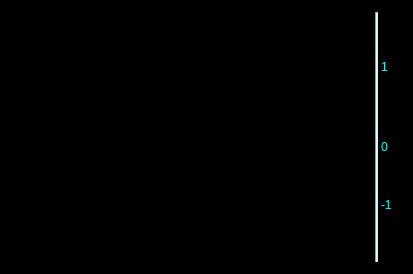
            <widget class="QFrame" name="frame_20">
             <property name="sizePolicy">
              <sizepolicy hsizetype="Expanding" vsizetype="Expanding">
               <horstretch>0</horstretch>
               <verstretch>0</verstretch>
              </sizepolicy>
             </property>
             <property name="palette">
              <palette>
               <active>
                <colorrole role="Button">
                 <brush brushstyle="SolidPattern">
                  <color alpha="255">
                   <red>0</red>
                   <green>0</green>
                   <blue>0</blue>
                  </color>
                 </brush>
                </colorrole>
                <colorrole role="Base">
                 <brush brushstyle="SolidPattern">
                  <color alpha="255">
                   <red>0</red>
                   <green>0</green>
                   <blue>0</blue>
                  </color>
                 </brush>
                </colorrole>
                <colorrole role="Window">
                 <brush brushstyle="SolidPattern">
                  <color alpha="255">
                   <red>0</red>
                   <green>0</green>
                   <blue>0</blue>
                  </color>
                 </brush>
                </colorrole>
               </active>
               <inactive>
                <colorrole role="Button">
                 <brush brushstyle="SolidPattern">
                  <color alpha="255">
                   <red>0</red>
                   <green>0</green>
                   <blue>0</blue>
                  </color>
                 </brush>
                </colorrole>
                <colorrole role="Base">
                 <brush brushstyle="SolidPattern">
                  <color alpha="255">
                   <red>0</red>
                   <green>0</green>
                   <blue>0</blue>
                  </color>
                 </brush>
                </colorrole>
                <colorrole role="Window">
                 <brush brushstyle="SolidPattern">
                  <color alpha="255">
                   <red>0</red>
                   <green>0</green>
                   <blue>0</blue>
                  </color>
                 </brush>
                </colorrole>
               </inactive>
               <disabled>
                <colorrole role="Button">
                 <brush brushstyle="SolidPattern">
                  <color alpha="255">
                   <red>0</red>
                   <green>0</green>
                   <blue>0</blue>
                  </color>
                 </brush>
                </colorrole>
                <colorrole role="Base">
                 <brush brushstyle="SolidPattern">
                  <color alpha="255">
                   <red>0</red>
                   <green>0</green>
                   <blue>0</blue>
                  </color>
                 </brush>
                </colorrole>
                <colorrole role="Window">
                 <brush brushstyle="SolidPattern">
                  <color alpha="255">
                   <red>0</red>
                   <green>0</green>
                   <blue>0</blue>
                  </color>
                 </brush>
                </colorrole>
               </disabled>
              </palette>
             </property>
             <property name="autoFillBackground">
              <bool>false</bool>
             </property>
             <property name="styleSheet">
              <string notr="true">background-color: rgb(0, 0, 0);</string>
             </property>
             <property name="frameShape">
              <enum>QFrame::StyledPanel</enum>
             </property>
             <property name="frameShadow">
              <enum>QFrame::Raised</enum>
             </property>
             <layout class="QHBoxLayout" name="horizontalLayout_12">
              <item>
               <layout class="QHBoxLayout" name="horizontalLayout_9">
                <property name="spacing">
                 <number>3</number>
                </property>
                <item>
                 <widget class="PyDMWaveformPlot" name="wfpBRawPlusWeight">
                  <property name="sizePolicy">
                   <sizepolicy hsizetype="Minimum" vsizetype="Minimum">
                    <horstretch>0</horstretch>
                    <verstretch>0</verstretch>
                   </sizepolicy>
                  </property>
                  <property name="minimumSize">
                   <size>
                    <width>360</width>
                    <height>250</height>
                   </size>
                  </property>
                  <property name="toolTip">
                   <string/>
                  </property>
                  <property name="whatsThis">
                   <string>
    PyDMWaveformPlot is a widget to plot one or more waveforms.

    Each curve can plot either a Y-axis waveform vs. its indices,
    or a Y-axis waveform against an X-axis waveform.

    Parameters
    ----------
    parent : optional
        The parent of this widget.
    init_x_channels: optional
        init_x_channels can be a string with the address for a channel,
        or a list of strings, each containing an address for a channel.
        If not specified, y-axis waveforms will be plotted against their
        indices. If a list is specified for both init_x_channels and
        init_y_channels, they both must have the same length.
        If a single x channel was specified, and a list of y channels are
        specified, all y channels will be plotted against the same x channel.
    init_y_channels: optional
        init_y_channels can be a string with the address for a channel,
        or a list of strings, each containing an address for a channel.
        If a list is specified for both init_x_channels and init_y_channels,
        they both must have the same length.
        If a single x channel was specified, and a list of y channels are
        specified, all y channels will be plotted against the same x channel.
    background: optional
        The background color for the plot.  Accepts any arguments that
        pyqtgraph.mkColor will accept.
    </string>
                  </property>
                  <property name="axisColor">
                   <color>
                    <red>155</red>
                    <green>155</green>
                    <blue>155</blue>
                   </color>
                  </property>
                  <property name="yAxes">
                   <stringlist>
                    <string>{&quot;name&quot;: &quot;Axis 1&quot;, &quot;orientation&quot;: &quot;left&quot;, &quot;minRange&quot;: -1.0, &quot;maxRange&quot;: 1.0, &quot;autoRange&quot;: true}</string>
                   </stringlist>
                  </property>
                  <property name="title" stdset="0">
                   <string>${INST}B Raw + Weight Function</string>
                  </property>
                  <property name="maxRedrawRate" stdset="0">
                   <number>30</number>
                  </property>
                  <property name="curves">
                   <stringlist>
                    <string>{&quot;y_channel&quot;: &quot;ca://BLEN:${AREA}:${POS}:${INST}B_S_R_WF&quot;, &quot;x_channel&quot;: &quot;ca://BLEN:${AREA}:${POS}:${INST}B_WF_TIME.VALA&quot;, &quot;name&quot;: &quot;${INST}B Raw Waveform&quot;, &quot;color&quot;: &quot;#00aa00&quot;, &quot;lineStyle&quot;: 1, &quot;lineWidth&quot;: 1, &quot;symbol&quot;: null, &quot;symbolSize&quot;: 10, &quot;yAxisName&quot;: &quot;Axis 1&quot;, &quot;redraw_mode&quot;: 2}</string>
                    <string>{&quot;y_channel&quot;: &quot;ca://BLEN:${AREA}:${POS}:${INST}B_SCL_VWF.AVAL&quot;, &quot;x_channel&quot;: &quot;ca://BLEN:${AREA}:${POS}:${INST}B_WF_TIME.VALA&quot;, &quot;name&quot;: &quot;${INST}B Weight Function&quot;, &quot;color&quot;: &quot;cyan&quot;, &quot;lineStyle&quot;: 2, &quot;lineWidth&quot;: 1, &quot;symbol&quot;: null, &quot;symbolSize&quot;: 10, &quot;yAxisName&quot;: &quot;Axis 1&quot;, &quot;redraw_mode&quot;: 2}</string>
                   </stringlist>
                  </property>
                  <property name="autoRangeX">
                   <bool>false</bool>
                  </property>
                  <property name="minXRange">
                   <double>-400.000000000000000</double>
                  </property>
                  <property name="maxXRange">
                   <double>6400.000000000000000</double>
                  </property>
                  <property name="autoRangeY">
                   <bool>false</bool>
                  </property>
                  <property name="minYRange">
                   <double>13500.000000000000000</double>
                  </property>
                  <property name="maxYRange">
                   <double>16400.000000000000000</double>
                  </property>
                 </widget>
                </item>
                <item>
                 <widget class="Line" name="line_3">
                  <property name="palette">
                   <palette>
                    <active>
                     <colorrole role="Button">
                      <brush brushstyle="SolidPattern">
                       <color alpha="255">
                        <red>180</red>
                        <green>255</green>
                        <blue>255</blue>
                       </color>
                      </brush>
                     </colorrole>
                     <colorrole role="Base">
                      <brush brushstyle="SolidPattern">
                       <color alpha="255">
                        <red>180</red>
                        <green>255</green>
                        <blue>255</blue>
                       </color>
                      </brush>
                     </colorrole>
                     <colorrole role="Window">
                      <brush brushstyle="SolidPattern">
                       <color alpha="255">
                        <red>180</red>
                        <green>255</green>
                        <blue>255</blue>
                       </color>
                      </brush>
                     </colorrole>
                    </active>
                    <inactive>
                     <colorrole role="Button">
                      <brush brushstyle="SolidPattern">
                       <color alpha="255">
                        <red>180</red>
                        <green>255</green>
                        <blue>255</blue>
                       </color>
                      </brush>
                     </colorrole>
                     <colorrole role="Base">
                      <brush brushstyle="SolidPattern">
                       <color alpha="255">
                        <red>180</red>
                        <green>255</green>
                        <blue>255</blue>
                       </color>
                      </brush>
                     </colorrole>
                     <colorrole role="Window">
                      <brush brushstyle="SolidPattern">
                       <color alpha="255">
                        <red>180</red>
                        <green>255</green>
                        <blue>255</blue>
                       </color>
                      </brush>
                     </colorrole>
                    </inactive>
                    <disabled>
                     <colorrole role="Button">
                      <brush brushstyle="SolidPattern">
                       <color alpha="255">
                        <red>180</red>
                        <green>255</green>
                        <blue>255</blue>
                       </color>
                      </brush>
                     </colorrole>
                     <colorrole role="Base">
                      <brush brushstyle="SolidPattern">
                       <color alpha="255">
                        <red>180</red>
                        <green>255</green>
                        <blue>255</blue>
                       </color>
                      </brush>
                     </colorrole>
                     <colorrole role="Window">
                      <brush brushstyle="SolidPattern">
                       <color alpha="255">
                        <red>180</red>
                        <green>255</green>
                        <blue>255</blue>
                       </color>
                      </brush>
                     </colorrole>
                    </disabled>
                   </palette>
                  </property>
                  <property name="styleSheet">
                   <string notr="true">background-color: rgb(180, 255, 255);</string>
                  </property>
                  <property name="lineWidth">
                   <number>1</number>
                  </property>
                  <property name="orientation">
                   <enum>Qt::Vertical</enum>
                  </property>
                 </widget>
                </item>
                <item>
                 <layout class="QVBoxLayout" name="verticalLayout_6">
                  <property name="spacing">
                   <number>0</number>
                  </property>
                  <item>
                   <spacer name="verticalSpacer_9">
                    <property name="orientation">
                     <enum>Qt::Vertical</enum>
                    </property>
                    <property name="sizeType">
                     <enum>QSizePolicy::Fixed</enum>
                    </property>
                    <property name="sizeHint" stdset="0">
                     <size>
                      <width>20</width>
                      <height>40</height>
                     </size>
                    </property>
                   </spacer>
                  </item>
                  <item>
                   <widget class="QLabel" name="label_20">
                    <property name="minimumSize">
                     <size>
                      <width>0</width>
                      <height>30</height>
                     </size>
                    </property>
                    <property name="maximumSize">
                     <size>
                      <width>16777215</width>
                      <height>30</height>
                     </size>
                    </property>
                    <property name="palette">
                     <palette>
                      <active>
                       <colorrole role="WindowText">
                        <brush brushstyle="SolidPattern">
                         <color alpha="255">
                          <red>0</red>
                          <green>255</green>
                          <blue>255</blue>
                         </color>
                        </brush>
                       </colorrole>
                       <colorrole role="Button">
                        <brush brushstyle="SolidPattern">
                         <color alpha="255">
                          <red>0</red>
                          <green>0</green>
                          <blue>0</blue>
                         </color>
                        </brush>
                       </colorrole>
                       <colorrole role="Base">
                        <brush brushstyle="SolidPattern">
                         <color alpha="255">
                          <red>0</red>
                          <green>0</green>
                          <blue>0</blue>
                         </color>
                        </brush>
                       </colorrole>
                       <colorrole role="Window">
                        <brush brushstyle="SolidPattern">
                         <color alpha="255">
                          <red>0</red>
                          <green>0</green>
                          <blue>0</blue>
                         </color>
                        </brush>
                       </colorrole>
                      </active>
                      <inactive>
                       <colorrole role="WindowText">
                        <brush brushstyle="SolidPattern">
                         <color alpha="255">
                          <red>0</red>
                          <green>255</green>
                          <blue>255</blue>
                         </color>
                        </brush>
                       </colorrole>
                       <colorrole role="Button">
                        <brush brushstyle="SolidPattern">
                         <color alpha="255">
                          <red>0</red>
                          <green>0</green>
                          <blue>0</blue>
                         </color>
                        </brush>
                       </colorrole>
                       <colorrole role="Base">
                        <brush brushstyle="SolidPattern">
                         <color alpha="255">
                          <red>0</red>
                          <green>0</green>
                          <blue>0</blue>
                         </color>
                        </brush>
                       </colorrole>
                       <colorrole role="Window">
                        <brush brushstyle="SolidPattern">
                         <color alpha="255">
                          <red>0</red>
                          <green>0</green>
                          <blue>0</blue>
                         </color>
                        </brush>
                       </colorrole>
                      </inactive>
                      <disabled>
                       <colorrole role="WindowText">
                        <brush brushstyle="SolidPattern">
                         <color alpha="255">
                          <red>190</red>
                          <green>190</green>
                          <blue>190</blue>
                         </color>
                        </brush>
                       </colorrole>
                       <colorrole role="Button">
                        <brush brushstyle="SolidPattern">
                         <color alpha="255">
                          <red>0</red>
                          <green>0</green>
                          <blue>0</blue>
                         </color>
                        </brush>
                       </colorrole>
                       <colorrole role="Base">
                        <brush brushstyle="SolidPattern">
                         <color alpha="255">
                          <red>0</red>
                          <green>0</green>
                          <blue>0</blue>
                         </color>
                        </brush>
                       </colorrole>
                       <colorrole role="Window">
                        <brush brushstyle="SolidPattern">
                         <color alpha="255">
                          <red>0</red>
                          <green>0</green>
                          <blue>0</blue>
                         </color>
                        </brush>
                       </colorrole>
                      </disabled>
                     </palette>
                    </property>
                    <property name="toolTip">
                     <string/>
                    </property>
                    <property name="statusTip">
                     <string/>
                    </property>
                    <property name="styleSheet">
                     <string notr="true">background-color: rgb(0, 0, 0);</string>
                    </property>
                    <property name="lineWidth">
                     <number>0</number>
                    </property>
                    <property name="text">
                     <string>1</string>
                    </property>
                   </widget>
                  </item>
                  <item>
                   <spacer name="verticalSpacer_10">
                    <property name="orientation">
                     <enum>Qt::Vertical</enum>
                    </property>
                    <property name="sizeType">
                     <enum>QSizePolicy::MinimumExpanding</enum>
                    </property>
                    <property name="sizeHint" stdset="0">
                     <size>
                      <width>20</width>
                      <height>20</height>
                     </size>
                    </property>
                   </spacer>
                  </item>
                  <item>
                   <widget class="QLabel" name="label_21">
                    <property name="minimumSize">
                     <size>
                      <width>0</width>
                      <height>63</height>
                     </size>
                    </property>
                    <property name="maximumSize">
                     <size>
                      <width>16777215</width>
                      <height>50</height>
                     </size>
                    </property>
                    <property name="palette">
                     <palette>
                      <active>
                       <colorrole role="WindowText">
                        <brush brushstyle="SolidPattern">
                         <color alpha="255">
                          <red>0</red>
                          <green>255</green>
                          <blue>255</blue>
                         </color>
                        </brush>
                       </colorrole>
                       <colorrole role="Button">
                        <brush brushstyle="SolidPattern">
                         <color alpha="255">
                          <red>0</red>
                          <green>0</green>
                          <blue>0</blue>
                         </color>
                        </brush>
                       </colorrole>
                       <colorrole role="Base">
                        <brush brushstyle="SolidPattern">
                         <color alpha="255">
                          <red>0</red>
                          <green>0</green>
                          <blue>0</blue>
                         </color>
                        </brush>
                       </colorrole>
                       <colorrole role="Window">
                        <brush brushstyle="SolidPattern">
                         <color alpha="255">
                          <red>0</red>
                          <green>0</green>
                          <blue>0</blue>
                         </color>
                        </brush>
                       </colorrole>
                      </active>
                      <inactive>
                       <colorrole role="WindowText">
                        <brush brushstyle="SolidPattern">
                         <color alpha="255">
                          <red>0</red>
                          <green>255</green>
                          <blue>255</blue>
                         </color>
                        </brush>
                       </colorrole>
                       <colorrole role="Button">
                        <brush brushstyle="SolidPattern">
                         <color alpha="255">
                          <red>0</red>
                          <green>0</green>
                          <blue>0</blue>
                         </color>
                        </brush>
                       </colorrole>
                       <colorrole role="Base">
                        <brush brushstyle="SolidPattern">
                         <color alpha="255">
                          <red>0</red>
                          <green>0</green>
                          <blue>0</blue>
                         </color>
                        </brush>
                       </colorrole>
                       <colorrole role="Window">
                        <brush brushstyle="SolidPattern">
                         <color alpha="255">
                          <red>0</red>
                          <green>0</green>
                          <blue>0</blue>
                         </color>
                        </brush>
                       </colorrole>
                      </inactive>
                      <disabled>
                       <colorrole role="WindowText">
                        <brush brushstyle="SolidPattern">
                         <color alpha="255">
                          <red>190</red>
                          <green>190</green>
                          <blue>190</blue>
                         </color>
                        </brush>
                       </colorrole>
                       <colorrole role="Button">
                        <brush brushstyle="SolidPattern">
                         <color alpha="255">
                          <red>0</red>
                          <green>0</green>
                          <blue>0</blue>
                         </color>
                        </brush>
                       </colorrole>
                       <colorrole role="Base">
                        <brush brushstyle="SolidPattern">
                         <color alpha="255">
                          <red>0</red>
                          <green>0</green>
                          <blue>0</blue>
                         </color>
                        </brush>
                       </colorrole>
                       <colorrole role="Window">
                        <brush brushstyle="SolidPattern">
                         <color alpha="255">
                          <red>0</red>
                          <green>0</green>
                          <blue>0</blue>
                         </color>
                        </brush>
                       </colorrole>
                      </disabled>
                     </palette>
                    </property>
                    <property name="toolTip">
                     <string>Weight function scale</string>
                    </property>
                    <property name="whatsThis">
                     <string/>
                    </property>
                    <property name="styleSheet">
                     <string notr="true">background-color: rgb(0, 0, 0);</string>
                    </property>
                    <property name="text">
                     <string>0</string>
                    </property>
                   </widget>
                  </item>
                  <item>
                   <spacer name="verticalSpacer_11">
                    <property name="orientation">
                     <enum>Qt::Vertical</enum>
                    </property>
                    <property name="sizeType">
                     <enum>QSizePolicy::MinimumExpanding</enum>
                    </property>
                    <property name="sizeHint" stdset="0">
                     <size>
                      <width>20</width>
                      <height>20</height>
                     </size>
                    </property>
                   </spacer>
                  </item>
                  <item>
                   <widget class="QLabel" name="label_22">
                    <property name="minimumSize">
                     <size>
                      <width>0</width>
                      <height>0</height>
                     </size>
                    </property>
                    <property name="palette">
                     <palette>
                      <active>
                       <colorrole role="WindowText">
                        <brush brushstyle="SolidPattern">
                         <color alpha="255">
                          <red>0</red>
                          <green>255</green>
                          <blue>255</blue>
                         </color>
                        </brush>
                       </colorrole>
                       <colorrole role="Button">
                        <brush brushstyle="SolidPattern">
                         <color alpha="255">
                          <red>0</red>
                          <green>0</green>
                          <blue>0</blue>
                         </color>
                        </brush>
                       </colorrole>
                       <colorrole role="Base">
                        <brush brushstyle="SolidPattern">
                         <color alpha="255">
                          <red>0</red>
                          <green>0</green>
                          <blue>0</blue>
                         </color>
                        </brush>
                       </colorrole>
                       <colorrole role="Window">
                        <brush brushstyle="SolidPattern">
                         <color alpha="255">
                          <red>0</red>
                          <green>0</green>
                          <blue>0</blue>
                         </color>
                        </brush>
                       </colorrole>
                      </active>
                      <inactive>
                       <colorrole role="WindowText">
                        <brush brushstyle="SolidPattern">
                         <color alpha="255">
                          <red>0</red>
                          <green>255</green>
                          <blue>255</blue>
                         </color>
                        </brush>
                       </colorrole>
                       <colorrole role="Button">
                        <brush brushstyle="SolidPattern">
                         <color alpha="255">
                          <red>0</red>
                          <green>0</green>
                          <blue>0</blue>
                         </color>
                        </brush>
                       </colorrole>
                       <colorrole role="Base">
                        <brush brushstyle="SolidPattern">
                         <color alpha="255">
                          <red>0</red>
                          <green>0</green>
                          <blue>0</blue>
                         </color>
                        </brush>
                       </colorrole>
                       <colorrole role="Window">
                        <brush brushstyle="SolidPattern">
                         <color alpha="255">
                          <red>0</red>
                          <green>0</green>
                          <blue>0</blue>
                         </color>
                        </brush>
                       </colorrole>
                      </inactive>
                      <disabled>
                       <colorrole role="WindowText">
                        <brush brushstyle="SolidPattern">
                         <color alpha="255">
                          <red>190</red>
                          <green>190</green>
                          <blue>190</blue>
                         </color>
                        </brush>
                       </colorrole>
                       <colorrole role="Button">
                        <brush brushstyle="SolidPattern">
                         <color alpha="255">
                          <red>0</red>
                          <green>0</green>
                          <blue>0</blue>
                         </color>
                        </brush>
                       </colorrole>
                       <colorrole role="Base">
                        <brush brushstyle="SolidPattern">
                         <color alpha="255">
                          <red>0</red>
                          <green>0</green>
                          <blue>0</blue>
                         </color>
                        </brush>
                       </colorrole>
                       <colorrole role="Window">
                        <brush brushstyle="SolidPattern">
                         <color alpha="255">
                          <red>0</red>
                          <green>0</green>
                          <blue>0</blue>
                         </color>
                        </brush>
                       </colorrole>
                      </disabled>
                     </palette>
                    </property>
                    <property name="styleSheet">
                     <string notr="true">background-color: rgb(0, 0, 0);</string>
                    </property>
                    <property name="text">
                     <string>-1</string>
                    </property>
                   </widget>
                  </item>
                  <item>
                   <spacer name="verticalSpacer_12">
                    <property name="orientation">
                     <enum>Qt::Vertical</enum>
                    </property>
                    <property name="sizeType">
                     <enum>QSizePolicy::Fixed</enum>
                    </property>
                    <property name="sizeHint" stdset="0">
                     <size>
                      <width>20</width>
                      <height>50</height>
                     </size>
                    </property>
                   </spacer>
                  </item>
                 </layout>
                </item>
               </layout>
              </item>
             </layout>
            </widget>
